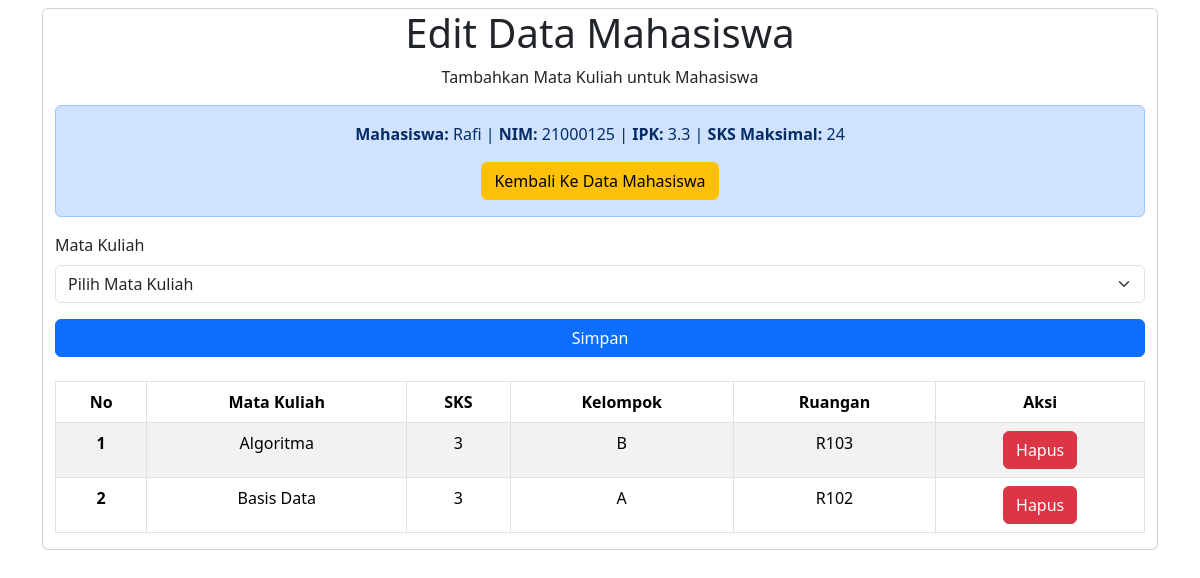
Page /uasbengkod/edit.php?ubah=4 on the committed database.
### tables this page shows
CREATE TABLE `inputmhs` (
  `id` int(11) NOT NULL,
  `namaMhs` varchar(255) NOT NULL,
  `nim` varchar(15) NOT NULL,
  `ipk` float NOT NULL,
  `sks` int(1) NOT NULL,
  `mataKuliah` text DEFAULT NULL
);

CREATE TABLE `jwl_mhs` (
  `id` int(11) NOT NULL,
  `mhs_id` int(11) NOT NULL,
  `mataKuliah` varchar(255) NOT NULL,
  `sks` int(11) NOT NULL,
  `kelp` varchar(50) NOT NULL,
  `ruangan` varchar(50) NOT NULL
);

### uasbengkod/edit.php (the view, shortened to what this page needs)
<!DOCTYPE html>
<?php
include 'koneksi.php';
if (isset($_GET['ubah'])) {
    $mhs_id = $_GET['ubah'];
    $query = "SELECT * FROM inputmhs WHERE id = '$mhs_id'";
    $query_mhs = "SELECT * FROM jwl_mhs WHERE mhs_id = '$mhs_id'";
    $sql = mysqli_query($conn, $query);
    $sql_mhs = $conn->query($query_mhs);
    $no = 0;
}
?>
<html lang="en">
<head>
    <link href="css/bootstrap.min.css" rel="stylesheet" />
</head>
<body>
    <div class="container-md mt-2">
        <div class="card">
            <div class="text-center">
                <h1>Edit Data Mahasiswa</h1>
                <p>Tambahkan Mata Kuliah untuk Mahasiswa</p>
            </div>
            <?php
            while ($result = mysqli_fetch_assoc($sql)) {
            ?>
            <div class="container text-center">
                <div class="alert alert-primary" role="alert">
                    <p><b>Mahasiswa:</b> <?php echo $result['namaMhs']; ?> |
                       <b>NIM:</b> <?php echo $result['nim']; ?> |
                       <b>IPK:</b> <?php echo $result['ipk']; ?> |
                       <b>SKS Maksimal:</b> <?php echo $result['sks']; ?>
                    </p>
                    <a href="index.php" class="btn btn-warning">Kembali Ke Data Mahasiswa</a>
                </div>
            </div>
            <form action="proses.php" method="POST">
            <?php
            }
            ?>
            <div class="container">
                <div class="row">
                    <div class="col">
                        <div class="mb-3">
                            <label class="form-label" for="makul">Mata Kuliah</label>
                            <select name="makul" id="makul" class="form-select" required>
                                <option value="" selected disabled>Pilih Mata Kuliah</option>
                            </select>
                        </div>
                    </div>
                    <div class="d-grid gap-2">
                        <button class="btn btn-primary" name="aksi" value="edit" type="submit">Simpan</button>
                    </div>
                </div>
            </div>
            </form>
            <div class="container mt-4 text-center">
                <table class="table table-bordered table-striped table-hover">
                    <thead>
                        <tr>
                            <th scope="col">No</th>
                            <th scope="col">Mata Kuliah</th>
                            <th scope="col">SKS</th>
                            <th scope="col">Kelompok</th>
                            <th scope="col">Ruangan</th>
                            <th scope="col">Aksi</th>
                        </tr>
                    </thead>
                    <tbody>
                        <?php
                        while ($result = mysqli_fetch_assoc($sql_mhs)) {
                        ?>
                        <tr>
                            <th scope="row"><?php echo ++$no; ?></th>
                            <td><?php echo $result['mataKuliah']; ?></td>
                            <td><?php echo $result['sks']; ?></td>
                            <td><?php echo $result['kelp']; ?></td>
                            <td><?php echo $result['ruangan']; ?></td>
                            <td>
                                <a href="proses.php?hapus=<?php echo $result['id']; ?>" class="btn btn-danger" onclick="return confirm('Yakin ingin menghapus mata kuliah ini?')">Hapus</a>
                            </td>
                        </tr>
                        <?php
                        }
                        ?>
                    </tbody>
                </table>
            </div>
        </div>
    </div>
</body>
</html>

### rows in the picture
inputmhs: namaMhs "Rafi", nim "21000125", ipk "3.3", sks "24"
jwl_mhs: mataKuliah "Algoritma", sks "3", kelp "B", ruangan "R103"
jwl_mhs: mataKuliah "Basis Data", sks "3", kelp "A", ruangan "R102"
